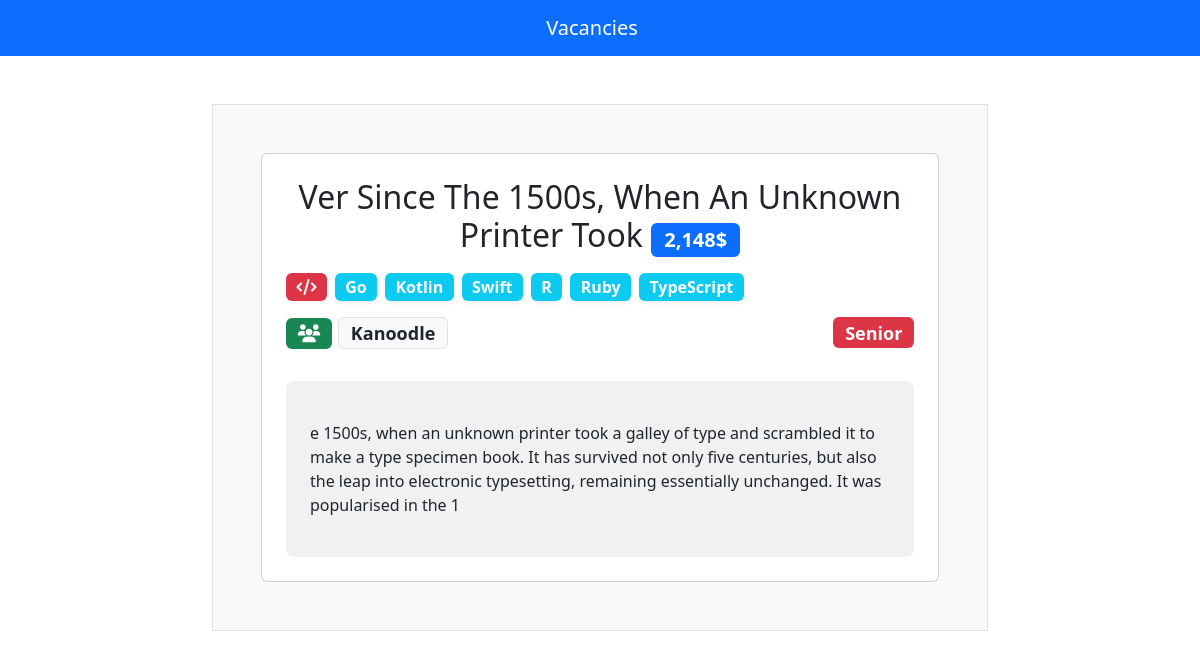
Page /vacancy/999/ on the committed database.
### base_app/models.py (models this page shows, shortened)
class Vacancy(models.Model):
    title = models.CharField(max_length=255)
    languages = models.ManyToManyField(Language, related_name='vacancies')
    company = models.ForeignKey(Company, on_delete=models.CASCADE)
    status = models.CharField(
        max_length=255, choices=STATUSES, default='junior')
    description = models.TextField(blank=True, null=True)
    salary = models.DecimalField(max_digits=15, decimal_places=0)
    class Meta:
        ordering = "-id",
    def __str__(self) -> str:
        return f"{self.title}-{self.salary}$"

class Language(models.Model):
    name = models.CharField(max_length=255)

class Company(models.Model):
    name = models.CharField(max_length=255)

### base_app/views.py (the view)
# urls.py: path('vacancy/<int:pk>/', VacancyView.as_view(), name='vacancy'),
class VacancyView(DetailView):
    model = Vacancy
    template_name = 'base_app/vacancy.html'

### base_app/templates/base_app/vacancy.html (shortened to what this page needs)
{% extends 'base_app/base.html' %}
{% block content %}
  <div>
    {% include 'base_app/detail-vacancy.html' %}
  </div>
{% endblock content %}

### base_app/templates/base_app/detail-vacancy.html
{% extends 'base_app/mini-vacancy.html' %}
{% block content %}
  <p class="card-text">
    {{ vacancy.description|linebreaks }}
  </p>
{% endblock content %}

### base_app/templates/base_app/mini-vacancy.html (shortened to what this page needs)
{% load humanize %}
<div class="card">
  <div class="card-body p-sm-4">
    <h2 class="card-title text-center lh text-capitalize">
      {{ vacancy.title }}
      <span class="badge bg-primary fs-5">
        {{ vacancy.salary|intcomma }}$
      </span>
    </h2>
    <div class="d-flex flex-wrap gap-2 mt-3">
      <span class="badge bg-danger fs-6">
        <i class="fa-solid fa-code"></i>
      </span>
      {% for lang in vacancy.languages.all %}
        <span class="badge bg-info fs-6 shadow-sm">{{ lang.name }}</span>
      {% endfor %}
    </div>
    <div class="d-flex flex-wrap gap-2 mt-3">
      <h3 class="h4">
        <span class="badge bg-success"><i class="fa-solid fa-users"></i></span>
        <span class="badge bg-body-tertiary text-body border">
          {{ vacancy.company.name }}
        </span>
      </h3>
      <div class="flex-grow-1 text-end">
        <h3 class="h4">
          <span class="badge
                       {% if vacancy.status == 'junior' %}
                         bg-primary
                       {% elif vacancy.status == 'middle' %}
                         bg-warning
                       {% else %}
                         bg-danger
                       {% endif %}">{{ vacancy.get_status_display }}</span>
        </h3>
      </div>
    </div>
    <div class="p-4 mt-4 bg-secondary rounded-3 bg-opacity-10">
      {% block content %}{% endblock content %}
    </div>
  </div>
</div>

### rows in the picture
Vacancy: title "Ver Since The 1500s, When An Unknown Printer Took", salary "2,148", company.name "Kanoodle", status "Senior", description "e 1500s, when an unknown printer took a galley of type and scrambled it to make a type specimen book. It has survived not only five centuries, but also the leap into electronic typesetting, remaining essentially unchanged. It was popularised in the 1"
Language: name "Go"
Language: name "Kotlin"
Language: name "Swift"
Language: name "R"
Language: name "Ruby"
Language: name "TypeScript"
